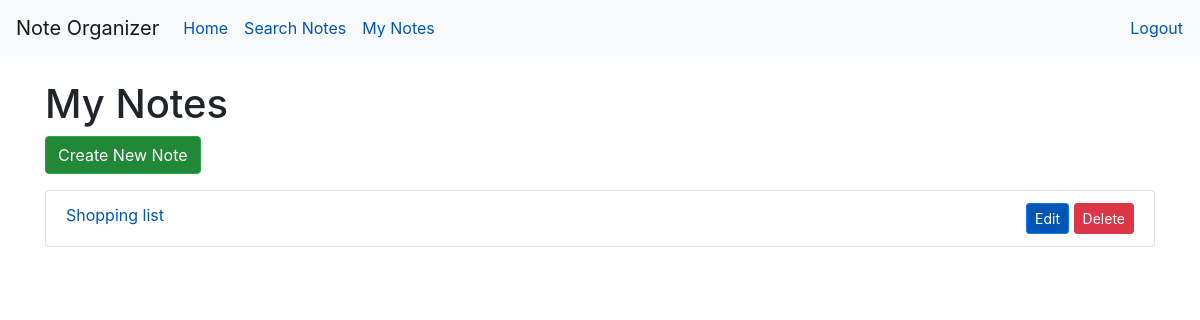
/notes/ (signed in), run on an earlier commit of the app's database.
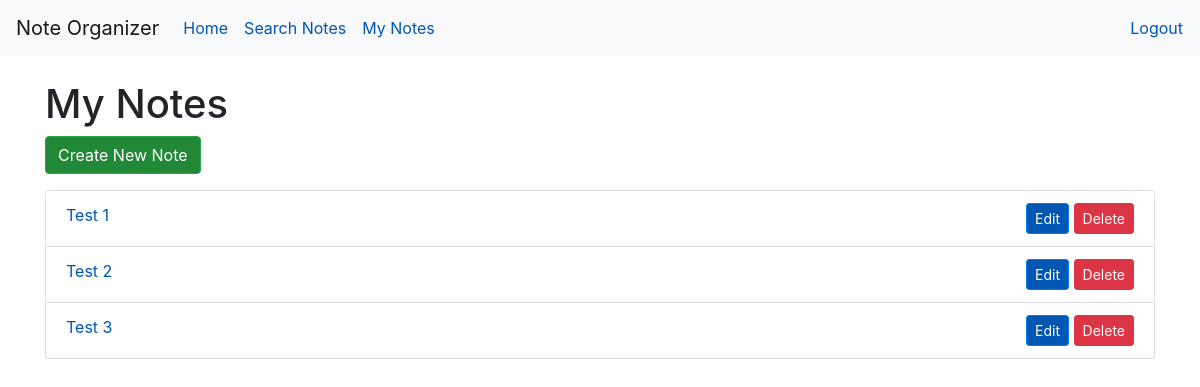
And on a later commit of the database.
### notes/models.py (models this page shows, shortened)
class Note(models.Model):
    title = models.CharField(max_length=200)
    content = models.TextField(blank=True)
    created_at = models.DateTimeField(auto_now_add=True)
    updated_at = models.DateTimeField(auto_now=True)
    user = models.ForeignKey(User, on_delete=models.CASCADE)

### notes/views.py (the view)
# urls.py: path('notes/', views.note_list, name='note_list'),
@login_required
def note_list(request):
    notes = Note.objects.filter(user=request.user)
    return render(request, 'notes/note_list.html', {'notes': notes})

### notes/templates/notes/note_list.html
{% extends 'base.html' %}
{% block content %}
<h1>My Notes</h1>
<a href="{% url 'note_create' %}" class="btn btn-success mb-3">Create New Note</a>
<ul class="list-group">
    {% for note in notes %}
        <li class="list-group-item">
            <a href="{% url 'note_detail' note.id %}" class="note-link">{{ note.title }}</a>
            <span class="float-right">
                <a href="{% url 'note_update' note.id %}" class="btn btn-primary btn-sm">Edit</a>
                <a href="{% url 'note_delete' note.id %}" class="btn btn-danger btn-sm">Delete</a>
            </span>
        </li>
    {% empty %}
        <li class="list-group-item">No notes found.</li>
    {% endfor %}
</ul>
{% endblock %}

What changed in the data, as far as the page shows it:
changed Note: title "Shopping list" → "Test 1"
added Note: title "Test 2"
added Note: title "Test 3"
